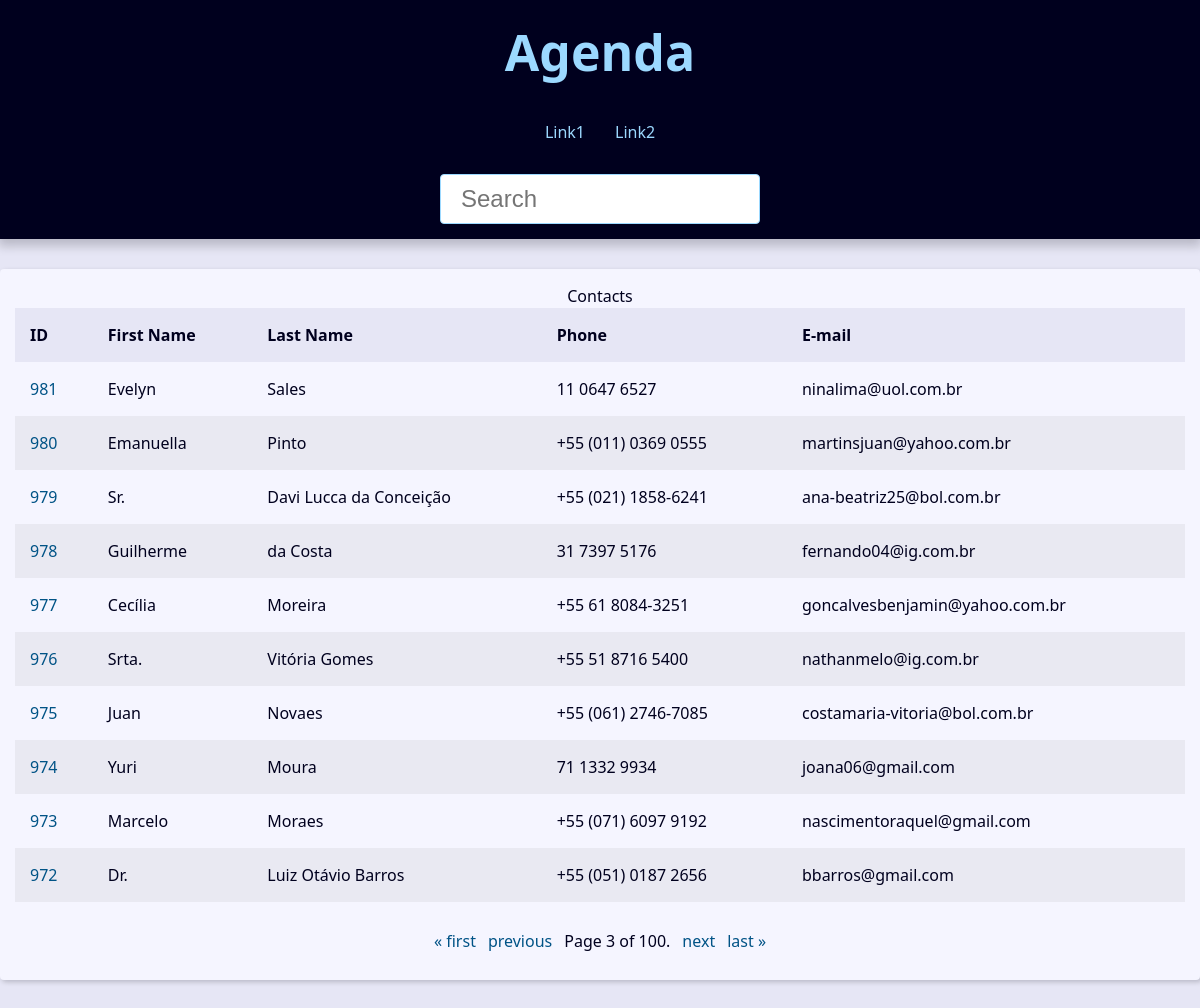
The app's page /?page=3&q= with its own data.
### contact/models.py (models this page shows, shortened)
class Contact(models.Model):
    first_name = models.CharField(max_length=50)
    last_name = models.CharField(max_length=50)
    phone = models.CharField(max_length=50)
    email = models.EmailField(max_length=254, blank=True)
    created_date = models.DateTimeField(default=timezone.now)
    description = models.TextField(blank=True)
    show = models.BooleanField(default=True)
    picture = models.ImageField(blank=True, upload_to='pictures/%Y/%m')
    category = models.ForeignKey(Category, on_delete=models.SET_NULL, blank=True, null=True)
    owner = models.ForeignKey(User, on_delete=models.SET_NULL, blank=True, null=True)

### contact/views/contact_views.py (the view)
# urls.py: path('', views.index, name='index'),  # type: ignore
def index(request):
    contacts = Contact.objects \
        .filter(show=True)\
        .order_by('-id')
    paginator = Paginator(contacts, 10)
    page_number = request.GET.get("page")
    page_obj = paginator.get_page(page_number)
    context = {
        'page_obj': page_obj,
        'site_title': 'Contatos - '
    }
    return render(
        request,
        'contact/index.html',
        context
    )

### contact/templates/contact/index.html
{% extends 'global/base.html' %}
{% block content %}
  {% if page_obj %}
    <div class="responsive-table">
      <table class="contacts-table">
        <caption class="table-cation">Contacts</caption>
        <thead>
          <tr class="table-row table-row-header">
            <th class="table-header">ID</th>
            <th class="table-header">First Name</th>
            <th class="table-header">Last Name</th>
            <th class="table-header">Phone</th>
            <th class="table-header">E-mail</th>
          </tr>
        </thead>
        <tbody>
          {% for contact in page_obj %}
            <tr class="table-row">
              <td class="table-cel">
                <a href="{% url 'contact:contact' contact.id %}" class="table-link">{{ contact.id }}</a>
              </td>
              <td class="table-cel">{{ contact.first_name }}</td>
              <td class="table-cel">{{ contact.last_name }}</td>
              <td class="table-cel">{{ contact.phone }}</td>
              <td class="table-cel">{{ contact.email }}</td>
            </tr>
          {% endfor %}
        </tbody>
      </table>
    </div>
  {% else %}
    <div class="single-contact">
      <h1 class="single-contact-name">Nenhum contato encontrado.</h1>
    </div>
  {% endif %}
{% endblock %}

### base_static/global/css/style.css (style rules this page uses)
:root { --spacing: 1.5rem; --link-dark-color: rgb(0, 83, 134); --link-light-color: rgb(156, 217, 255); --clr-white: rgb(245, 245, 255); --clr-black: rgb(0, 0, 30); --clr-light-gray: rgb(230, 230, 245); --clr-dark-shadow-5: rgba(0, 0, 10, 5%); --clr-dark-shadow-10: rgba(0, 0, 10, 10%); --clr-dark-shadow-20: rgba(0, 0, 10, 20%); --clr-light-shadow-5: rgba(200, 200, 255, 5%); --clr-light-shadow-10: rgba(200, 200, 255, 10%); --clr-light-shadow-20: rgba(200, 200, 255, 20%); --main-page-width: 120rem; --table-min-width: 60rem; --biggest-font-size: 5rem; --bigger-font-size: 4rem; --big-font-size: 3.2rem; --medium-font-size: 2.4rem; --small-font-size: 1.6rem; --smaller-font-size: 1.4rem; --smallest-font-size: 1.2rem; --transition-fast: 300ms; --transition-medium: 600ms; --transition-slow: 1s; --default-border-radius: 4px; }
*, *::before, *::after { margin: 0; padding: 0; box-sizing: border-box; }
html { font-size: 62.5%; }
body { font-family: system-ui, -apple-system, BlinkMacSystemFont, 'Segoe UI', Roboto, Oxygen, Ubuntu, Cantarell, 'Open Sans', 'Helvetica Neue', sans-serif; line-height: 1.5; font-size: var(--small-font-size); color: var(--clr-black); -webkit-font-smoothing: antialiased; background: var(--clr-light-gray); }
.responsive-table { width: 100%; overflow-x: auto; }
.contacts-table { width: 100%; min-width: var(--table-min-width); border-collapse: collapse; }
.table-row { text-align: left; text-overflow: ellipsis; transition: background-color var(--transition-fast) ease-in-out; }
.table-row:nth-of-type(2n) { background: var(--clr-dark-shadow-5); }
.table-row-header { background: var(--clr-light-gray); color: var(--clr-black); }
.table-cel, .table-header { padding: var(--spacing); }
.table-link { color: var(--link-dark-color); transition: color var(--transition-fast) ease-in-out; text-decoration: none; }

### records on screen
Contact: id "981", first_name "Evelyn", last_name "Sales", phone "11 0647 6527", email "ninalima@uol.com.br"
Contact: id "980", first_name "Emanuella", last_name "Pinto", phone "+55 (011) 0369 0555", email "martinsjuan@yahoo.com.br"
Contact: id "979", first_name "Sr.", last_name "Davi Lucca da Conceição", phone "+55 (021) 1858-6241", email "ana-beatriz25@bol.com.br"
Contact: id "978", first_name "Guilherme", last_name "da Costa", phone "31 7397 5176", email "fernando04@ig.com.br"
Contact: id "977", first_name "Cecília", last_name "Moreira", phone "+55 61 8084-3251", email "goncalvesbenjamin@yahoo.com.br"
Contact: id "976", first_name "Srta.", last_name "Vitória Gomes", phone "+55 51 8716 5400", email "nathanmelo@ig.com.br"
Contact: id "975", first_name "Juan", last_name "Novaes", phone "+55 (061) 2746-7085", email "costamaria-vitoria@bol.com.br"
Contact: id "974", first_name "Yuri", last_name "Moura", phone "71 1332 9934", email "joana06@gmail.com"
Contact: id "973", first_name "Marcelo", last_name "Moraes", phone "+55 (071) 6097 9192", email "nascimentoraquel@gmail.com"
Contact: id "972", first_name "Dr.", last_name "Luiz Otávio Barros", phone "+55 (051) 0187 2656", email "bbarros@gmail.com"

### other values on screen
{{ page_obj.number }} "3"
{{ page_obj.paginator.num_pages }} "100"
